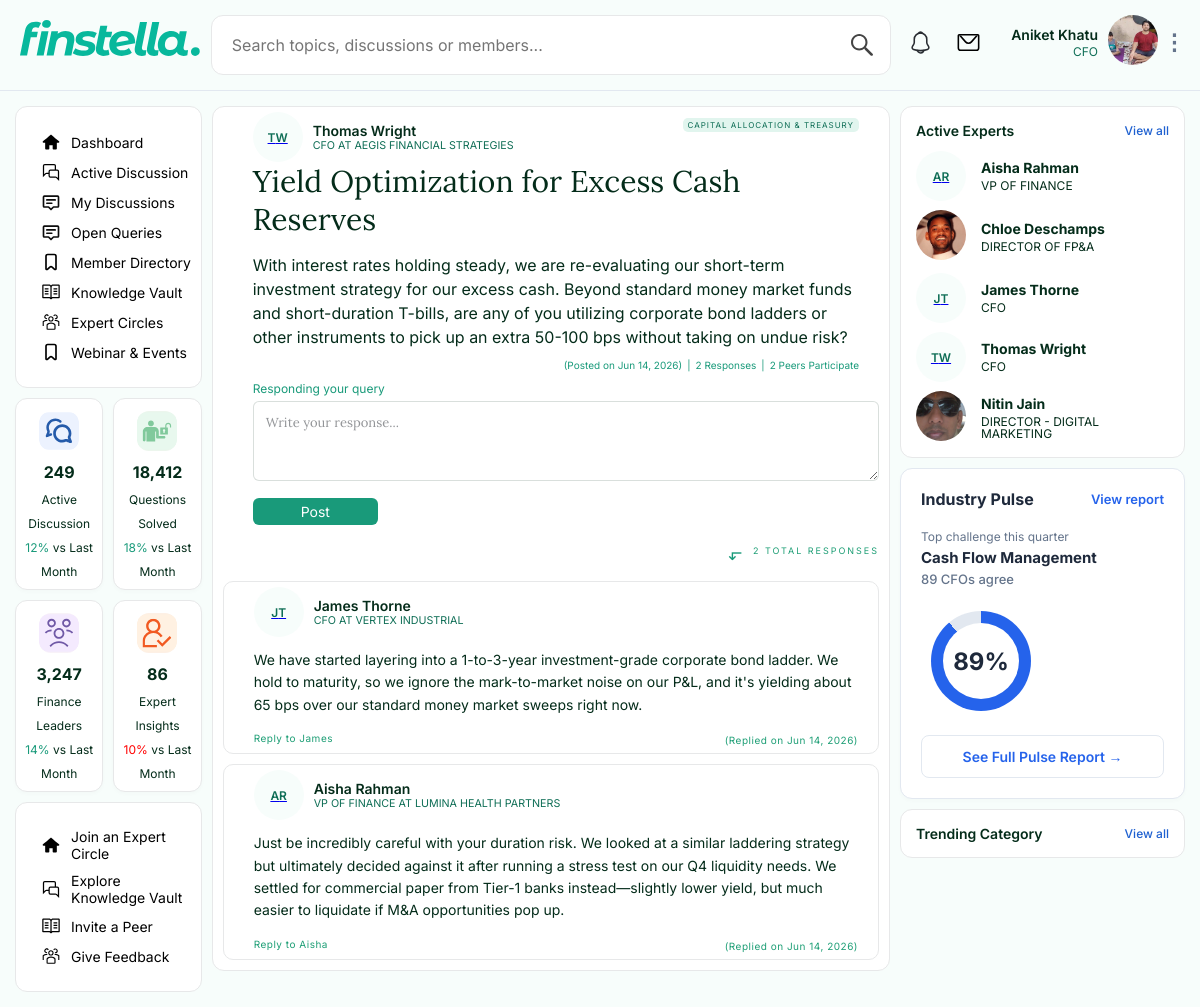
The app's page /thread/5/ (signed in) with its own data.
### forum/models.py (models this page shows, shortened)
class CustomUser(AbstractUser):
    title = models.CharField(max_length=100, blank=True, null=True, help_text="e.g. CFO, Finance Director")
    company= models.CharField(max_length=150,blank=True,null=True)
    linkedin_url=models.CharField(max_length=200, blank=True, null=True)
    is_active_subscriber = models.BooleanField(default=False)
    profile_picture = models.ImageField(upload_to='avatars/', null=True, blank=True)
    about = models.TextField(null=True, blank=True, help_text='A Brief executive bio.')

class Thread(models.Model):
    title = models.CharField(max_length=255)
    content=models.TextField(default="No content provided")
    category = models.ForeignKey(Category, on_delete=models.CASCADE, related_name='threads')
    author = models.ForeignKey(CustomUser, on_delete=models.CASCADE, related_name='threads')
    created_at = models.DateTimeField(auto_now_add=True)
    upvotes = models.IntegerField(default=0)
    is_pinned = models.BooleanField(default=False)
    @property
    def unique_author_count(self):
        return self.replies.values('author').distinct().count()

class Category(models.Model):
    name = models.CharField(max_length=50)
    slug = models.SlugField(unique=True)
    def __str__(self):
        return self.name
    class Meta:
        verbose_name_plural = "Categories"

class Reply(models.Model):
    thread = models.ForeignKey(Thread, on_delete=models.CASCADE, related_name='replies')
    author = models.ForeignKey(CustomUser, on_delete=models.CASCADE)
    content = models.TextField()
    created_at = models.DateTimeField(auto_now_add=True)

### forum/views.py (the view, shortened to what this page needs)
# urls.py: path('thread/<int:thread_id>/', thread_detail_view, name='thread_detail'),
@login_required(login_url='login') # This kicks unauthorised
def thread_detail_view(request,thread_id):
    thread = get_object_or_404(Thread, id=thread_id)
    replies = thread.replies.prefetch_related('sub_replies','sub_replies__author').all()
    members = CustomUser.objects.filter(is_active=True, is_superuser=False).order_by('first_name')[:5]
    context = {
        'thread':thread,
        'replies':replies,
        'members':members,
    }
    return render(request,'thread_detail.html',context)

### templates/thread_detail.html (shortened to what this page needs)
{% extends "layout.html" %}
{% block maincontent %}
     <div class="active-discussion-box">
        <div class="thread" >
                    <div class="thred-details" >
                    <div class="author-thred">
                    <div class="author-details">
                        <div class="author-icon">
                         <a href={%url 'member_profile'  thread.author.id %}>
                        {% if thread.author.profile_picture %}
                            <img src="{{ thread.author.profile_picture.url }}" alt="{{ thread.author.first_name }}">
                            {% else %}
                        <div class="initial">
                            {{ thread.author.first_name|first }}{{ thread.author.last_name|first }}
                        </div>
                            {% endif %}
                        </div>
                        <div class="author-name">
                            <h4>{{thread.author.first_name}} {{thread.author.last_name}}</h4>
                            <h6>{{ thread.author.title }} at {{ thread.author.company }}</h6>
                        </div>
                    </div>
                    <div class="thread-cateogory" style="display: block;">
                    <h5> {{thread.category}} </h5>
                    </div>
                    </div>
                    <h2>{{thread.title}}</h2>
                    <p>{{thread.content}}</p>
                    </div>
                </div>
                <div class="thread-belongs" style="color: #199A7A ;">
                    <div class="time-ago">
                    <h5>(Posted on {{ thread.created_at|date:"M j, Y"}})</h5>
                    </div>
                    {%if thread.replies.count%}
                    <div class="thread-response"><h5>|</h5></div>
                    <div class="thread-response">
                      <h5>{{ thread.replies.count }} {%if thread.replies.count == 1 %}Response {%else%}Responses{%endif%}</h5>
                    </div>
                    <div class="thread-response"><h5>|</h5></div>
                         <div class="thread-peers">
                       <h5>{{ thread.unique_author_count}} {%if thread.unique_author_count == 1 %}Peer {%else%}Peers{%endif%} Participate</h5>
                    </div>
                    {% endif %}
                </div>
    <div class="contribute" style="padding-bottom:10px">
        <h3>Responding your query</h3>
        <form method="POST" >
            <div class="fl" style="margin-bottom: 5px;">
                <textarea name="content" placeholder="Write your response..." required style="width: 100%; height: 80px; background: #fff; border: 1px solid rgba(4, 44, 26, 0.15); border-radius: 6px; padding: 12px; font-family: 'Lora', serif; font-size: 13px; color: var(--deep); margin-bottom: 12px; box-sizing: border-box;"></textarea>
            </div>
            <button type="submit" class="btn-hero-post">Post</button>
        </form>
    </div>
    {% if thread.replies.count %}
   <div class="total-response" > {{ thread.replies.count }} Total Responses</div>
    {%endif%}
    {% for reply in replies %}
    <div class="thread-box">
        <div class="f-body">
            <div style="margin-bottom: 12px;">
                <div class="author-details">
                        <div class="author-icon">
                         <a href={%url 'member_profile'  reply.author.id %}>
                        {% if reply.author.profile_picture %}
                            <img src="{{ reply.author.profile_picture.url }}" alt="{{ reply.author.first_name }}">
                            {% else %}
                        <div class="initial" style="text-decoration:none">
                            {{ reply.author.first_name|first }}{{ reply.author.last_name|first }}
                        </div>
                            {% endif %}
                        </div>
                        <div class="author-name">
                            <h4>{{reply.author.first_name}} {{reply.author.last_name}}</h4>
                            <h6>{{ reply.author.title }} at {{ reply.author.company }}</h6>
                        </div>
                    </div>
</div>
            <div class="reply-content">
                {{ reply.content|linebreaks }}
            </div>
            <div style="display: flex; gap: 16px; align-items: center font-family;justify-content:space-between">
                <button onclick="toggleReplyForm({{ reply.id }})" class="reply-btn">
                    Reply to {{reply.author.first_name}}
                </button>
               <div>
                <button class="reply-btn" style="justify-self: flex-end;cursor: pointer; font-size:10px;text-decoration: none;">
                    (Replied on {{ reply.created_at|date:"M j, Y"}})
                </button>
                </div>
            </div>
        </div>
    </div>
    {% endfor %}
{% endblock %}

### templates/layout.html (shortened to what this page needs)
{% load static %}
<!DOCTYPE html>
<html lang="en">
<head>
    <link rel="stylesheet" href="{% static 'css/dashboard.css' %}">
    <link rel="stylesheet" href="{% static 'css/style.css' %}">
    <link rel="stylesheet" href="{% static 'css/thread-details.css'%}">
     <link
      rel="stylesheet"
      href="https://cdnjs.cloudflare.com/ajax/libs/font-awesome/6.0.0/css/all.min.css"
    />
</head>
<body>
<header>
        <div class="header">
            <div class="logo">
                <a href={% url 'dashboard'%}>
                <img src="{% static 'icons/finstella.svg' %}" alt="">
            </div>
            <div class="search">
                <input type="search" name="search" id="search" placeholder="Search topics, discussions or members...">
                <img src="{% static 'icons/search.svg' %}" class="search-icon" alt="">
            </div>
<div class="notify-profile">
    <div class="notification">
        <img src="{% static 'icons/notification-bell.svg' %}" alt="Notifications">
    </div>
    <div class="message">
        <img src="{% static 'icons/mail.svg' %}" alt="Messages">
    </div>
    <div class="profile" onclick="toggleProfileMenu(event)">
        <div class="profile-text">
            <p>
            <span class="user-name">{{ request.user.first_name }} {{ request.user.last_name }}</span>
            <br>
            <span class="user-title">{{ request.user.title }}</span>
            </p>
        </div>
        <div class="profile-icon">
            {% if request.user.profile_picture %}
                <img src="{{ request.user.profile_picture.url }}" alt="{{ request.user.first_name }}">
            {% else %}
                <div class="expert-initial">
                    {{ request.user.first_name|first }}{{ request.user.last_name|first }}
                </div>
            {% endif %}
        </div>
        <div class="dots-icon">⋮</div>
    </div>
</div>
</div>
</header>
    <main class="main-container">
       <aside class="left-sidebar">
            <nav class="menu-list">
                <a href={%url 'dashboard'%} class="menu">
                    <img src={%static 'icons/home.svg'%} alt="">
                    Dashboard
                </a>
                <a href={%url 'active_discussion'%} class="menu">
                    <img src={%static 'icons/conversation.svg'%} alt="">
                    Active Discussion
                </a>
                <a href={% url "my_discussion"%} class="menu">
                    <img src={%static 'icons/mydiscussion.svg'%} alt="">
                    My Discussions
                </a>
                <a href={% url "open_queries"%} class="menu">
                    <img src={%static 'icons/mydiscussion.svg'%} alt="">
                    Open Queries
                </a>
                <a href={%url 'member_directory'%} class="menu">
                    <img src={%static 'icons/bookmark.svg'%} alt="">
                    Member Directory
                </a>
                <a href="#" class="menu">
                    <img src={%static 'icons/Knowledge.svg'%} alt="">
                    Knowledge Vault
                </a>
                <a href="#" class="menu">
                    <img src={%static 'icons/expertcircle.svg'%} alt="">
                    Expert Circles
                </a>
                <a href="#" class="menu">
                    <img src={%static 'icons/bookmark.svg'%} alt="">
                    Webinar & Events
                </a>
            </nav>
            <div class="forum-dashboard">
                <div class="dashboard-card">
                    <img src={%static 'icons/active discussion icon 1.svg'%} alt="" class="icon1">
                    <h1>249</h1>
                    <h5>Active Discussion</h5>
                    <h6><span class="high-light">12%</span> vs Last Month</h6>
                </div>
                <div class="dashboard-card">
                    <img src={%static 'icons/questions solved 2.svg'%} alt="" class="icon2">
                    <h1>18,412</h1>
                    <h5>Questions Solved</h5>
                    <h6><span class="high-light">18%</span> vs Last Month</h6>
                </div>
                <div class="dashboard-card">
                   <img src={%static 'icons/finance leaders icon 3.svg'%} alt="" class="icon3">
                    <h1>3,247</h1>
                    <h5>Finance Leaders</h5>
                    <h6><span class="high-light">14%</span> vs Last Month</h6>
                </div>
                <div class="dashboard-card">
                     <img src={%static 'icons/expert insights icon 4.svg'%} alt="" class="icon4">
                    <h1>86</h1>
                    <h5>Expert Insights</h5>
                    <h6><span class="high-light-low">10%</span> vs Last Month</h6>
                </div>
            </div>
            <nav class="menu-list">
                <a href="#" class="menu">
                    <img src={%static 'icons/home.svg'%} alt="">
                    Join an Expert Circle
                </a>
                <a href="#" class="menu">
                    <img src={%static 'icons/conversation.svg'%} alt="">
                    Explore Knowledge Vault
                </a>
                <a href="#" class="menu">
                    <img src={%static 'icons/Knowledge.svg'%} alt="">
                    Invite a Peer
                </a>
                <a href="#" class="menu">
                    <img src={%static 'icons/expertcircle.svg'%} alt="">
                    Give Feedback
                </a>
            </nav>
       </aside>
         <section class="main-content">
         {% block maincontent %}
         {% endblock %}
         </section>
        <aside class="right-sidebar">
          <div class="active-expert-box">
            <div class="active-title">
              <h4>Active Experts</h4>
              <a href="{% url 'member_directory' %}">View all</a>
            </div>
             {% for member in members%}
            <div class="active-expert">
                  <div class="expert-icon">
                     <a href={%url 'member_profile'  member.id %}>
                    {% if member.profile_picture%}
                    <img src="{{ member.profile_picture.url }}" alt={{ member.first_name }}>
                    {% else %}
                    <div class="expert-initial">
                        {{ member.first_name|first }}{{ member.last_name|first }}
                    </div>
                    {% endif%}
                      </div>
                  <div class="expert-text">
                  <h5>
                  {{ member.first_name }} {{ member.last_name }}
                  </h5>
                  <p>{{ member.title }}</p>
                  </div>
                  </div>
                 {%endfor%}
          </div>
            <div class="pulse-card">
                <div class="pulse-header">
                    <h3>Industry Pulse</h3>
                    <a href="#">View report</a>
                </div>
                <div class="pulse-subtitle">Top challenge this quarter</div>
                <div class="pulse-challenge">Cash Flow Management</div>
                <div class="pulse-agree">89 CFOs agree</div>
                <div class="progress-ring-container">
                    <div class="progress-ring">
                        <span class="progress-value">89%</span>
                    </div>
                </div>
                <a href="#" class="pulse-action-btn">See Full Pulse Report &rarr;</a>
            </div>
          <div class="active-expert-box">
            <div class="active-title">
              <h4>Trending Category</h4>
              <a href="#">View all</a>
            </div>
          </div>
        </aside>
    </main>
</body>
</html>

### records on screen
CustomUser: user.first_name "Aniket", user.last_name "Khatu", user "CFO", user.profile_picture (picture)
Thread: author.first_name|first "T", author.last_name|first "W", author.first_name "Thomas", author.last_name "Wright", author "CFO", author.company "AEGIS FINANCIAL STRATEGIES", category "CAPITAL ALLOCATION & TREASURY", title "Yield Optimization for Excess Cash Reserves", content "With interest rates holding steady, we are re-evaluating our short-term investment strategy for our excess cash. Beyond standard money market funds and short-duration T-bills, are any of you utilizing corporate bond ladders or other instruments to pick up an extra 50-100 bps without taking on undue risk?", created_at "Jun 14, 2026", replies.count "2", unique_author_count "2"
Reply: author.first_name|first "J", author.last_name|first "T", author.first_name "James", author.last_name "Thorne", author "CFO", author.company "VERTEX INDUSTRIAL", content "We have started layering into a 1-to-3-year investment-grade corporate bond ladder. We hold to maturity, so we ignore the mark-to-market noise on our P&L, and it's yielding about 65 bps over our standard money market sweeps right now.", created_at "Jun 14, 2026"
Reply: author.first_name|first "A", author.last_name|first "R", author.first_name "Aisha", author.last_name "Rahman", author "VP OF FINANCE", author.company "LUMINA HEALTH PARTNERS", content "Just be incredibly careful with your duration risk. We looked at a similar laddering strategy but ultimately decided against it after running a stress test on our Q4 liquidity needs. We settled for commercial paper from Tier-1 banks instead—slightly lower yield, but much easier to liquidate if M&A opportunities pop up.", created_at "Jun 14, 2026"
CustomUser: first_name|first "A", last_name|first "R", first_name "Aisha", last_name "Rahman", title "VP OF FINANCE"
CustomUser: profile_picture (picture), first_name "Chloe", last_name "Deschamps", title "DIRECTOR OF FP&A"
CustomUser: first_name|first "J", last_name|first "T", first_name "James", last_name "Thorne", title "CFO"
CustomUser: first_name|first "T", last_name|first "W", first_name "Thomas", last_name "Wright", title "CFO"
CustomUser: profile_picture (picture), first_name "Nitin", last_name "Jain", title "DIRECTOR - DIGITAL MARKETING"
